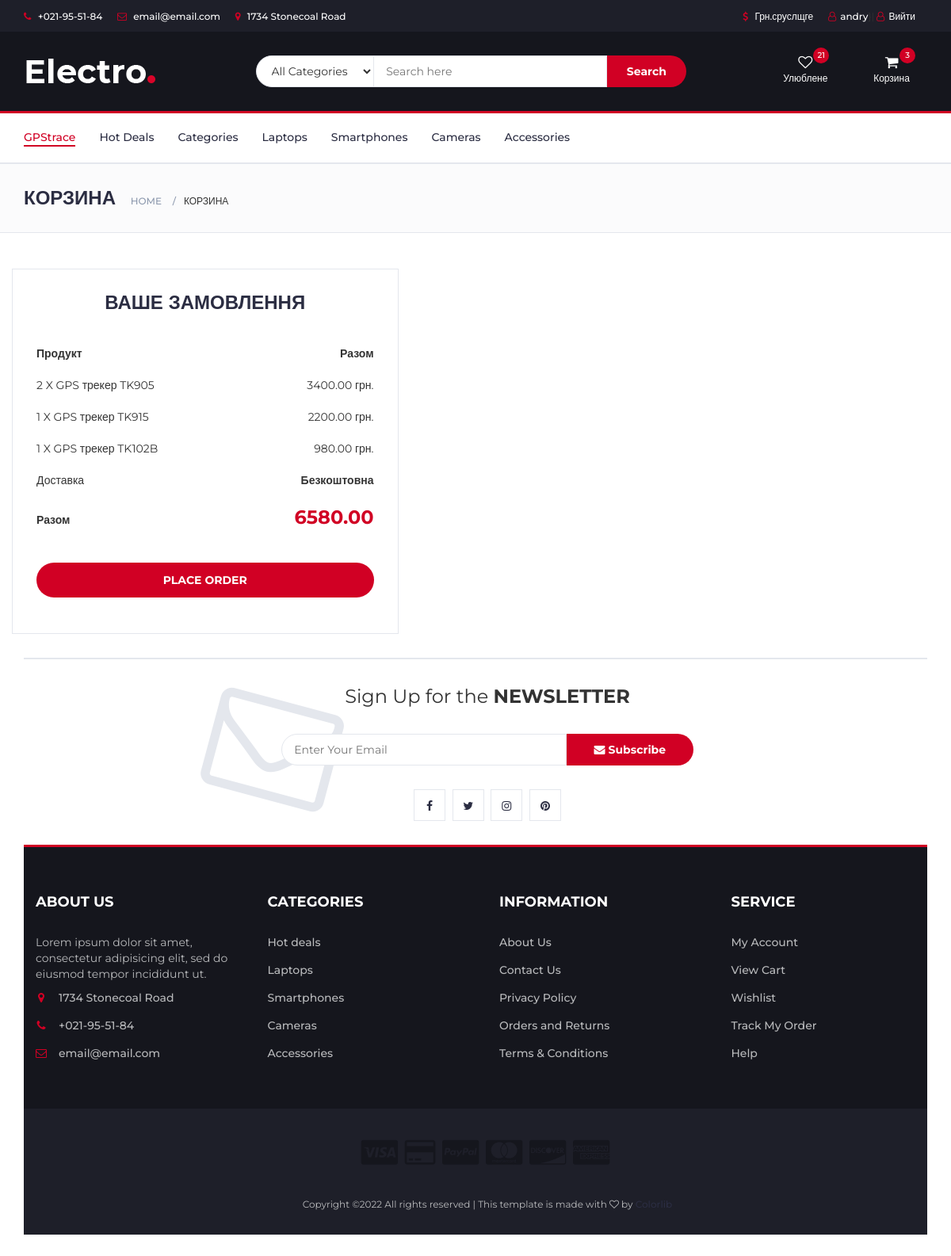
Page /cart (signed in) on the earlier database version.
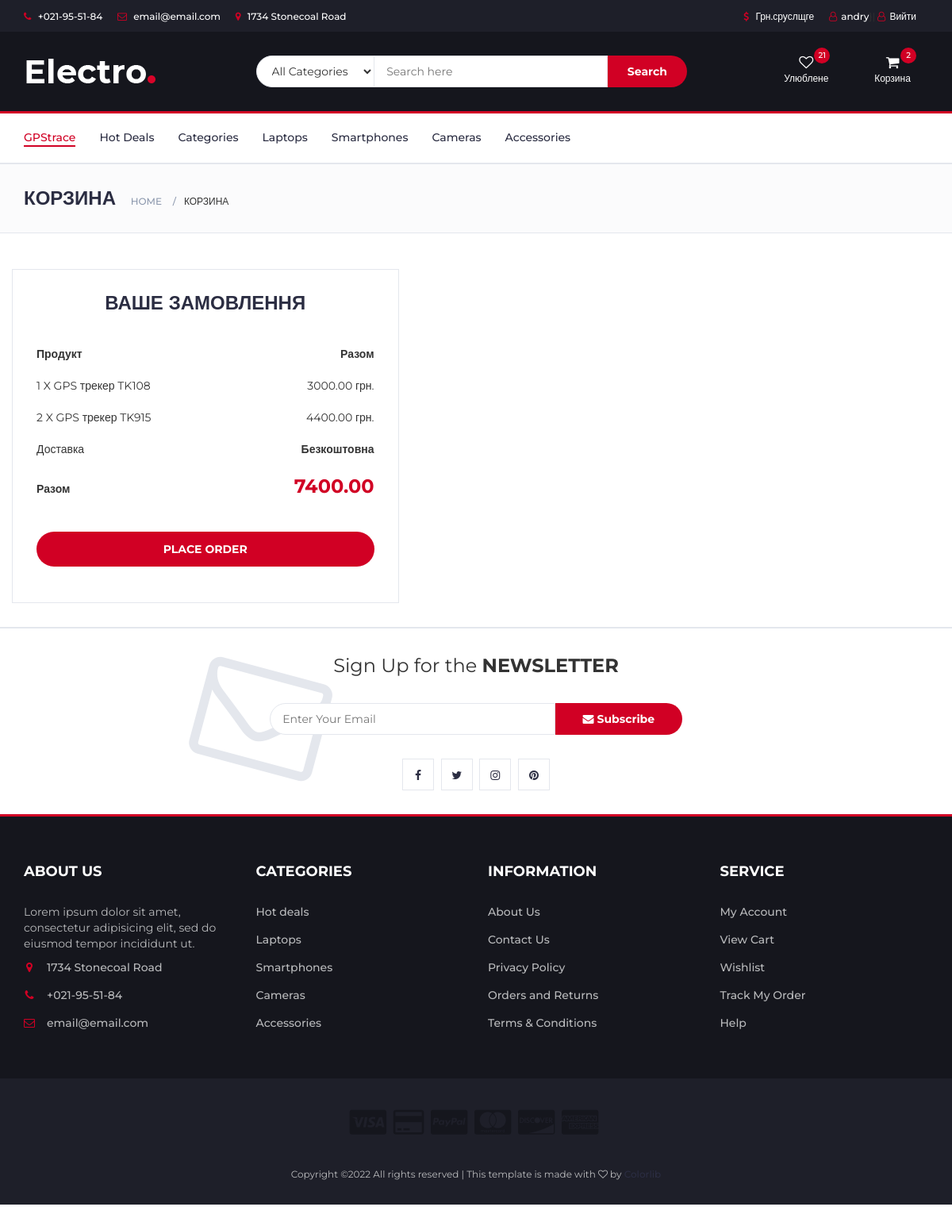
Same page on the later database version.
### store/models.py (models this page shows, shortened)
class Order(models.Model):
    user = models.ForeignKey(settings.AUTH_USER_MODEL,
                             on_delete=models.CASCADE)
    items = models.ManyToManyField(OrderItem)
    start_date = models.DateTimeField(auto_now_add=True)
    ordered_date = models.DateTimeField()
    ordered = models.BooleanField(default=False)
    def get_total(self):
        total = 0
        for order_item in self.items.all():
            total += order_item.get_final_price()
        return total

class OrderItem(models.Model):
    user = models.ForeignKey(settings.AUTH_USER_MODEL,
                             on_delete=models.CASCADE)
    ordered = models.BooleanField(default=False)
    item = models.ForeignKey(Item, on_delete=models.CASCADE)
    quantity = models.IntegerField(default=1)
    def get_total_item_price(self):
        return self.quantity * self.item.price
    def get_final_price(self):
        return self.get_total_item_price()

class Item(models.Model):
    title = models.CharField(max_length=100, null=True, verbose_name='Назва товару')
    slug = models.SlugField(max_length=100, unique=True, db_index=True, null=True)
    photo = models.ImageField(upload_to='img', null=True)
    price = models.DecimalField(max_digits=7, decimal_places=2, blank=True, null=True, verbose_name='Ціна товару')
    discount = models.DecimalField(max_digits=7, decimal_places=2, blank=True, null=True, verbose_name='Знижка у %')
    description = models.TextField(max_length=5000, null=True, blank=True, verbose_name='Опис')
    label = models.CharField(choices=LABEL_CHOICES, max_length=20, null=True, blank=True, verbose_name='Акційна мітка')
    battery = models.CharField(choices=BATTERY_CHOICES, max_length=20, null=True, blank=True,
                               verbose_name='Ємність акумуляторної батареї')
    cat = models.ForeignKey('Category', on_delete=models.PROTECT, null=True)
    quantity = models.IntegerField(default=1)

### store/views.py (the view)
# urls.py: path('cart', CartView.as_view(), name='cart'),
class CartView(LoginRequiredMixin, ListView):
    login_url = '/login/'
    redirect_field_name = 'cart'
    def get(self, *args, **kwargs):
        try:
            order = Order.objects.get(user=self.request.user, ordered=False)
            context = {
                'object': order
            }
            return render(self.request, 'store/cart.html', context)
        except ObjectDoesNotExist:
            messages.warning(self.request, "You do not have an active order")
            return redirect("/")

### store/templatetags/store_tags.py (called while the page is built)
@register.filter
def cart_item_count(user):
    if user.is_authenticated:
        qs = Order.objects.filter(user=user, ordered=False)
        if qs.exists():
            return qs[0].items.count()
    return 0

@register.filter
def get_cart_navbar(user):
    if user.is_authenticated:
        cart_item = OrderItem.objects.filter(user=user, ordered=False)
        if cart_item.exists():
            return cart_item
    return 'Ваша коrзина пуста'

@register.filter
def get_cart_total_price(user):
    total = 0
    if user.is_authenticated:
        qs_order_item = OrderItem.objects.filter(user=user, ordered=False)
        if qs_order_item.exists():
            for prices in qs_order_item:
                total_item = prices.quantity * prices.item.price
                total += total_item
        return total

### store/templates/store/cart.html (shortened to what this page needs)
<!DOCTYPE html>
{% load static %}
<html lang="en">
	<head>
 		<link type="text/css" rel="stylesheet" href="{% static 'css/bootstrap.min.css' %}"/>
 		<link type="text/css" rel="stylesheet" href="{% static 'css/slick.css' %}"/>
 		<link type="text/css" rel="stylesheet" href="{% static 'css/slick-theme.css' %}"/>
 		<link type="text/css" rel="stylesheet" href="{% static 'css/nouislider.min.css' %}"/>
 		<link rel="stylesheet" href="{% static 'css/font-awesome.min.css' %}">
 		<link type="text/css" rel="stylesheet" href="{% static 'css/style.css' %}"/>
    </head>
{% include "store/navbar.html" %}
		<div id="breadcrumb" class="section">
			<div class="container">
				<div class="row">
					<div class="col-md-10">
						<h3 class="breadcrumb-header">Корзина</h3>
						<ul class="breadcrumb-tree">
							<li><a href="#">Home</a></li>
							<li class="active">Корзина</li>
						</ul>
					</div>
				</div>
			</div>
		</div>
		<div class="section">
			<div class="container">
				<div class="row">
                       {% if object.items.all %}
					<div class="col-md-5 order-details">
						<div class="section-title text-center" align="left">
							<h3 class="title">Ваше замовлення</h3>
						</div>
						<div class="order-summary">
								<div class="order-col">
								<div><strong>Продукт</strong></div>
								<div><strong>Разом</strong></div>
							</div>
							{% for order_item in object.items.all %}
							<div class="order-products">
								<div class="order-col">
									<div>{{order_item.quantity}} X {{order_item.item.title}}</div>
									<div>{{order_item.get_total_item_price}} грн.</div>
								</div>
                            {% endfor %}
							</div>
							<div class="order-col">
								<div>Доставка</div>
								<div><strong>Безкоштовна</strong></div>
							</div>
							<div class="order-col">
								<div><strong>Разом</strong></div>
								<div><strong class="order-total">{{object.get_total}}</strong></div>
							</div>
						</div>
						<a href="#" class="primary-btn order-submit">Place order</a>
					</div>
				</div>
			</div>
		</div>
	{% else %}
	<h3> Ваша корзина пуста </h3>
	{% endif %}
{% include "store/footer.html" %}

### store/templates/store/navbar.html (shortened to what this page needs)
{% load static %}
{% load store_tags %}
    <link type="text/css" rel="stylesheet" href="{% static 'css/bootstrap.min.css' %}"/>
    <link type="text/css" rel="stylesheet" href="{% static 'css/slick.css' %}"/>
    <link type="text/css" rel="stylesheet" href="{% static 'css/slick-theme.css' %}"/>
    <link type="text/css" rel="stylesheet" href="{% static 'css/nouislider.min.css' %}"/>
    <link rel="stylesheet" href="{% static 'css/font-awesome.min.css' %}">
    <link type="text/css" rel="stylesheet" href="{% static 'css/style.css' %}"/>
	<header>
    <div id="top-header">
        <div class="container">
            <ul class="header-links pull-left">
                <li><a href="#"><i class="fa fa-phone"></i> +021-95-51-84</a></li>
                <li><a href="#"><i class="fa fa-envelope-o"></i> email@email.com</a></li>
                <li><a href="#"><i class="fa fa-map-marker"></i> 1734 Stonecoal Road</a></li>
            </ul>
            <ul class="header-links pull-right">
                <li><a href="#"><i class="fa fa-dollar"></i> Грн.сруслщге </a></li>
                {% if request.user.is_authenticated %}
                <li><a href="#"><i class="fa fa-user-o"></i>{{ user.username }}</a>}|
                    <a href="{% url 'logout'  %}"><i class="fa fa-user-o"></i>Вийти</li>
                {% else %}
                <li><a href="{% url 'login'  %}"><i class="fa fa-user-o"></i>Обліковий запис</a></li>
                 {% endif %}
            </ul>
        </div>
    </div>
    <div id="header">
        <div class="container">
            <div class="row">
                <div class="col-md-3">
                    <div class="header-logo">
                        <a href="#" class="logo">
                            <img src="{% static './img/logo.png' %}" alt="">
                        </a>
                    </div>
                </div>
                <div class="col-md-6">
                    <div class="header-search">
                        <form>
                            <select class="input-select">
                                <option value="0">All Categories</option>
                            </select>
                            <input class="input" placeholder="Search here">
                            <button class="search-btn">Search</button>
                        </form>
                    </div>
                </div>
                <div class="col-md-3 clearfix">
                    <div class="header-ctn">
                        <div>
                            <a href="#">
                                <i class="fa fa-heart-o"></i>
                                <span>Улюблене</span>
                                <div class="qty">21</div>
                            </a>
                        </div>
                        <div class="dropdown">
                            <a class="dropdown-toggle" data-toggle="dropdown" aria-expanded="true">
                                <i class="fa fa-shopping-cart"></i>
                                <span>Корзина</span>
                                <div class="qty">{{ request.user|cart_item_count }}</div>
                            </a>
                        </div>
                    </div>
                </div>
            </div>
        </div>
    </div>
</header>
<nav id="navigation">
    <div class="container">
        <div id="responsive-nav">
            <ul class="main-nav nav navbar-nav">
                <li class="active"><a href="{% url 'home' %}">GPStrace</a></li>
                <li><a href="#">Hot Deals</a></li>
                <li><a href="#">Categories</a></li>
                <li><a href="#">Laptops</a></li>
                <li><a href="#">Smartphones</a></li>
                <li><a href="#">Cameras</a></li>
                <li><a href="#">Accessories</a></li>
            </ul>
        </div>
    </div>
</nav>

Differences in the rows shown:
removed OrderItem: quantity "2", item "GPS трекер TK905", get_total_item_price "3400.00"
removed OrderItem: quantity "1", item "GPS трекер TK915", get_total_item_price "2200.00"
removed OrderItem: quantity "1", item "GPS трекер TK102B", get_total_item_price "980.00"
added OrderItem: quantity "1", item "GPS трекер TK108", get_total_item_price "3000.00"
added OrderItem: quantity "2", item "GPS трекер TK915", get_total_item_price "4400.00"
computed for Order: get_total "6580.00" → "7400.00"
Other differences:
{{ request.user|cart_item_count }}: "3" → "2"
